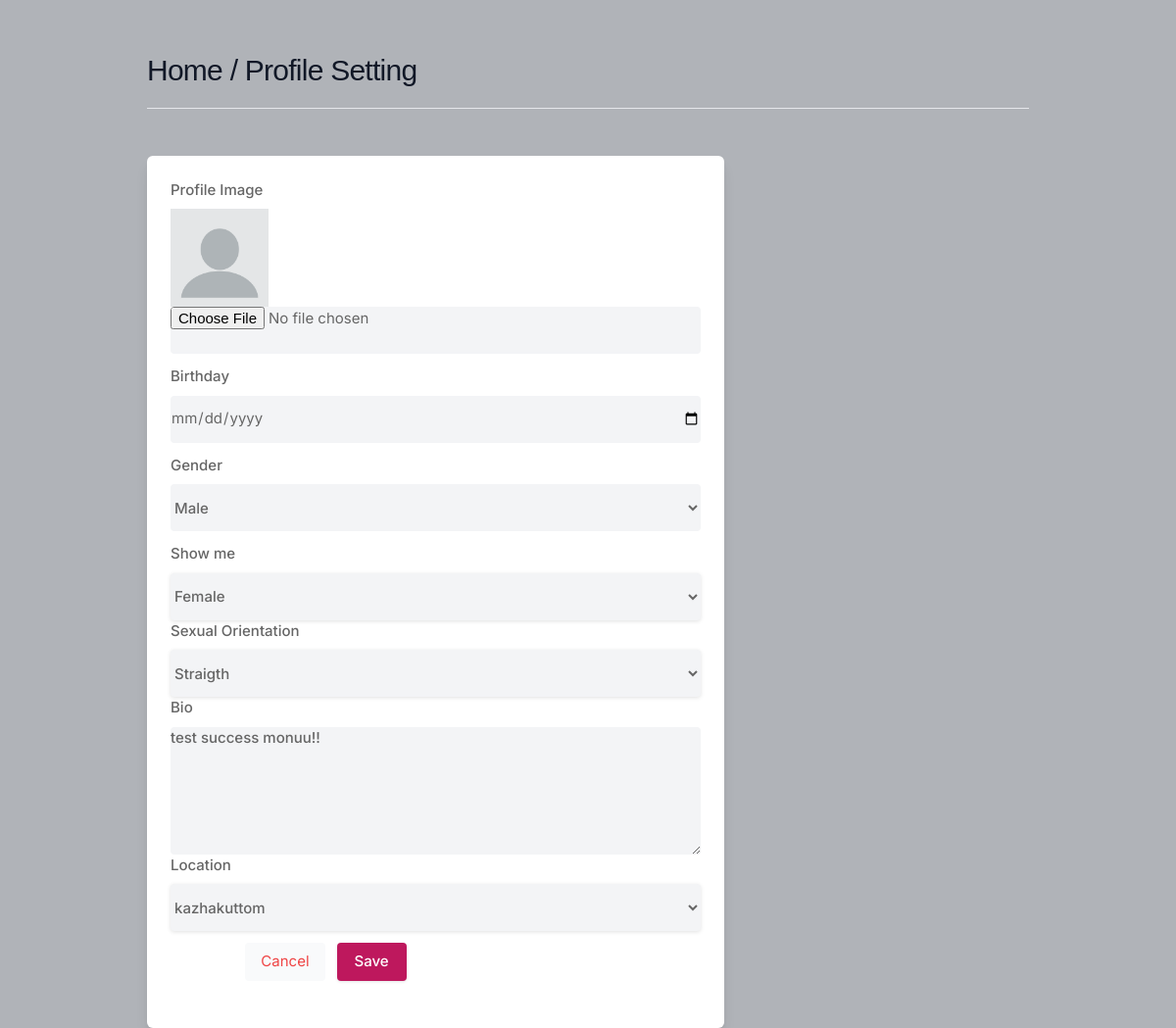
The app's page /settings (signed in), older data.
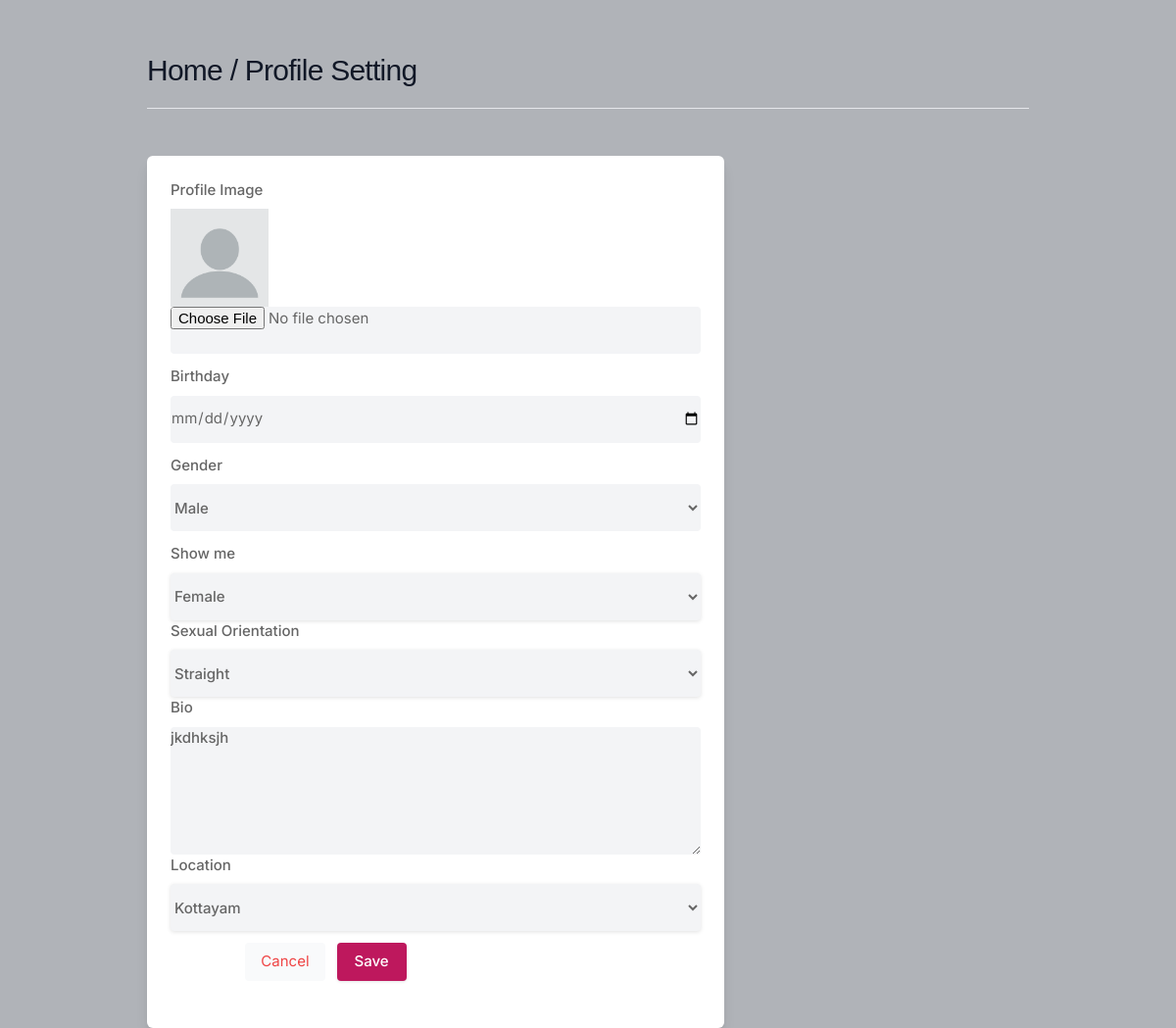
The same page, newer data.
### core/models.py (models this page shows, shortened)
class Profile(models.Model):
    user = models.ForeignKey(User, on_delete=models.CASCADE)
    id_user = models.IntegerField()
    bio = models.TextField(blank=True)
    gender = models.CharField(max_length=20,blank=True)
    showme = models.CharField(max_length=20,blank=True)
    orientation = models.CharField(max_length=20,blank=True)
    bday = models.DateField(default=date.today )
    profileimg = models.ImageField(upload_to='profile_images',default='blank-profile-picture.png')
    location = models.CharField(max_length=20, blank=True)

### core/views.py (the view, shortened to what this page needs)
# urls.py: path('settings', views.settings, name='settings'),
@login_required(login_url='signin')
def settings(request):
    user_profile = Profile.objects.get(user=request.user)
    return render(request, 'setting.html', {'user_profile': user_profile})

### templates/setting.html (shortened to what this page needs)
{% load static %}
<!DOCTYPE html>
<html lang="en">
<head>
    <link rel="stylesheet" href="{% static 'assets/css/icons.css' %}">
    <link rel="stylesheet" href="{% static 'assets/css/uikit.css' %}">
    <link rel="stylesheet" href="{% static 'assets/css/style.css' %}">
    <link rel="stylesheet" href="{% static 'assets/css/tailwind.css' %}">
</head>
<body>
            <div class="container m-auto">
                <h1 id="profhead" class="text-2xl leading-none text-gray-900 tracking-tight mt-3"><a href="/">Home</a> / Profile Setting </h1>
                <br>
                <hr>
                <div class="grid lg:grid-cols-3 mt-12 gap-8 padding-left">
                    <div class="bg-white rounded-md lg:shadow-lg shadow col-span-2">
                    <form action="" method="POST" >
                       <div class="grid grid-cols-2 gap-3 lg:p-6 p-4">
                            <div class="col-span-2">
                                <label for=""> Profile Image</label>
                                <img width="100" height="100" src="{{user_profile.profileimg.url}}" />
                                <input type="file" name="image" value="" class="shadow-none bg-gray-100">
                            </div>
                            <div class="col-span-2">
                                <label for=""> Birthday</label>
                                <input type="date" name="bday" value="{{user_profile.bday}}" class="shadow-none bg-gray-100">
                            </div>
                            <div class="col-span-2">
                                <label for=""> Gender </label>
                                <select name="gender" class="shadow-none bg-gray-100" value="{{user_profile.gender}}">
                                    <option selected>{{user_profile.gender}}</option>
                                </select>
                            </div>
                            <div class="col-span-2">
                                <label for=""> Show me </label>
                                <select name="showme" value="{{user_profile.showme}}" class="dropdown bg-gray-100">
                                    <option selected>{{user_profile.showme}}</option>
                                </select>
                            <div class="col-span-2">
                                <label for=""> Sexual Orientation </label>
                                <select name="orientation"  class="dropdown bg-gray-100" value="{{user_profile.orientation}}">
                                    <option selected>{{user_profile.orientation}}</option>
                                </select>
                            </div>
                            <div class="col-span-2">
                                <label for="about">Bio</label>
                                <textarea id="about" name="bio" rows="3"  class="shadow-none bg-gray-100">{{user_profile.bio}}</textarea>
                            </div>
                            <div class="col-span-2">
                                <label for=""> Location </label>
                                <select name="location"  class="dropdown bg-gray-100" value="{{user_profile.location}}">
                                    <option selected>{{user_profile.location}}</option>
                                </select>
                            </div>
                       </div>
                       <div class="bg-gray-10 p-6 pt-0 flex justify-end space-x-3">
                           <button class="p-2 px-4 rounded bg-gray-50 text-red-500"> <a href="/">Cancel</a> </button>
                           <button type="submit" class="button bg-blue-700"> Save </button>
                       </div>
                    </form>
                    </div>
                    </div>
                    <br>
                </div>
</body>
</html>

Row changes from the older to the newer data that the page shows:
changed Profile "Male": orientation "Straigth" → "Straight"; bio "test success monuu!!" → "jkdhksjh"; location "kazhakuttom" → "Kottayam"
